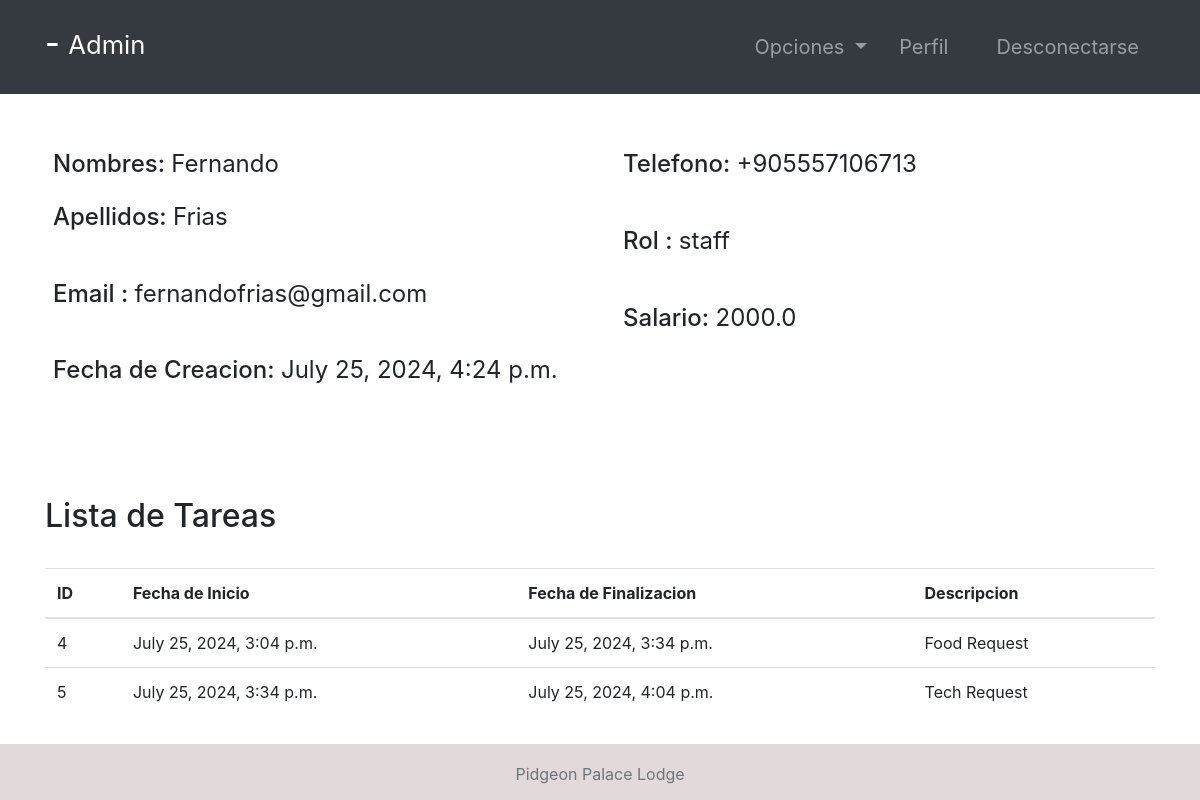
Screenshot of /employee-profile/5/ (signed in) with the database file from the repository.
### accounts/models.py (models this page shows, shortened)
class Employee(models.Model):
    user = models.OneToOneField(User, null=True, on_delete=models.CASCADE)
    phoneNumber = PhoneNumberField(unique=True)
    salary = models.FloatField()

class Task(models.Model):
    employee = models.ForeignKey(
        Employee,   null=True, on_delete=models.CASCADE)
    startTime = models.DateTimeField()
    endTime = models.DateTimeField()
    description = models.TextField()

### accounts/views.py (the view, shortened to what this page needs)
# urls.py: path('employee-profile/<str:pk>/', employee_details, name="employee-profile"),
@login_required(login_url='login')
def employee_details(request, pk):
    role = str(request.user.groups.all()[0])
    path = role + "/"
    tempUser = User.objects.get(id=pk)
    employee = Employee.objects.get(user=tempUser)
    tasks = Task.objects.filter(employee=employee)
    context = {
        "role": role,
        "employee": employee,
        "tasks": tasks
    }
    return render(request, path + "employee-profile.html", context)

### Templates/admin/employee-profile.html
{% extends '../index.html' %}
{% block context %}
{% include '../common_pages/employee-profile.html' %}
{% endblock %}

### Templates/incs/nav.html (shortened to what this page needs)
<nav class="navbar navbar-dark bg-dark navbar-expand-lg py-3 " role="navigation">
    <div class="container">
        <a href="" class="navbar-brand">
            <h2 class="text-capitalize">
                {{ request.user.first_name }} {{ request.user.last_name }} -
                <small>
                    {{ role }}
                </small>
            </h2>
        </a>
        <div class="collapse navbar-collapse" id="navbarTags">
            <ul class="navbar-nav ml-auto">
                <li class="nav-item dropdown p-2">
                    <a class="nav-link dropdown-toggle" href="#" id="navbarDropdown" role="button"
                        data-toggle="dropdown" aria-haspopup="true" aria-expanded="false">
                        Opciones
                    </a>
                </li>
                <li class="nav-item mr-3 p-2">
                    {% if role == 'staff' or role == 'receptionist' or role == 'admin' or role == 'manager' %}
                    <a href="{% url 'employee-profile' user.id %}" class="nav-link">Perfil</a>
                    {% endif %}
                </li>
                <li class="nav-item p-2 ">
                    <a href="{% url 'logout' %}" class="nav-link">Desconectarse</a>
                </li>
            </ul>
        </div>
    </div>
</nav>

### Templates/common_pages/employee-profile.html (shortened to what this page needs)
<div class="container">
    <form action="" method="POST">
        <div class="row mt-5 clearfix">
            <div class="col-6">
                <div class="p-2 h4">
                    <span>Nombres:</span>
                    {% if employee.user.id != request.user.id %}
                    <span class="font-weight-normal">{{employee.user.first_name}} </span>
                    {% else %}
                    <input type="text" class="form-control border border-secondary" id="id_first_name"
                        value="{{employee.user.first_name}}" name="first_name">
                    {% endif %}
                </div>
                <div class="p-2 h4">
                    <span>Apellidos:</span>
                    {% if employee.user.id != request.user.id %}
                    <span class="font-weight-normal"> {{employee.user.last_name}}</span>
                    {% else %}
                    <input type="text" class="form-control border border-secondary" id="id_last_name"
                        value="{{employee.user.last_name}}" name="last_name">
                    {% endif %}
                </div>
                <br>
                <div class="p-2 h4">
                    <span>Email :</span>
                    <span class="font-weight-normal">{{employee.user.email}}</span>
                </div>
                <br>
                <div class="p-2 h4">
                    <span>Fecha de Creacion:</span>
                    <span class="font-weight-normal">{{employee.user.date_joined}}</span>
                </div>
            </div>
            <div class="col-6">
                <div class="p-2 h4">
                    <span>Telefono: </span>
                    {% if employee.user.id != request.user.id %}
                    <span class="font-weight-normal">{{employee.phoneNumber}}</span>
                    {% else %}
                    <input type="text" class="form-control border border-secondary" id="id_phoneNumber"
                        value="{{employee.phoneNumber}}" name="phoneNumber">
                    {% endif %}
                </div>
                <br>
                <div class="p-2 h4">
                    <span>Rol :</span>
                    <span class="font-weight-normal">{{employee.user.groups.first}}</span>
                </div>
                <br>
                <div class="p-2 h4">
                    <span>Salario:</span>
                    <span class="font-weight-normal">{{employee.salary}}</span>
                </div>
            </div>
        </div>
        <br>
    </form>
    <br>
    {% if role == 'staff' or request.user != employee.user %}
    <div class="table-responsive my-5">
        <div class="table-header row">
            <div class="col-sm-12 col-md-12 col-lg-4 mb-4">
                <h2>Lista de Tareas</h2>
            </div>
        </div>
        <table class="table table-hover">
            <thead>
                <tr>
                    <th>ID</th>
                    <th>Fecha de Inicio</th>
                    <th>Fecha de Finalizacion</th>
                    <th>Descripcion</th>
                </tr>
            </thead>
            <tbody>
                {% for tasks in tasks %}
                <tr>
                    <td>{{tasks.id}}</td>
                    <td>{{tasks.startTime}}</td>
                    <td>{{tasks.endTime}}</td>
                    <td>{{tasks.description}}</td>
                </tr>
                {% endfor %}
            </tbody>
        </table>
    </div>
    {% endif %}
</div>

### static/css/main.css (style rules this page uses)
* { margin: 0; padding: 0; -webkit-font-smoothing: antialiased; }
.clearfix { overflow: auto; }
body { position: relative; }
nav .nav-item { font-size: 20px; }

### rows the page displays
Employee: user.first_name "Fernando", user.last_name "Frias", user.email "fernandofrias@gmail.com", user.date_joined "July 25, 2024, 4:24 p.m.", phoneNumber "+905557106713", user.groups.first "staff", salary "2000.0"
Task: id "4", startTime "July 25, 2024, 3:04 p.m.", endTime "July 25, 2024, 3:34 p.m.", description "Food Request"
Task: id "5", startTime "July 25, 2024, 3:34 p.m.", endTime "July 25, 2024, 4:04 p.m.", description "Tech Request"

### other values shown
{{ role }} "Admin"
